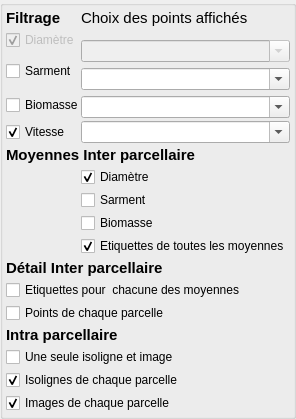
            <widget class="QGroupBox" name="groupBoxAffichages">
             <property name="toolTip">
              <string>&lt;html&gt;&lt;head/&gt;&lt;body&gt;&lt;p&gt;&lt;span style=&quot; font-size:10pt; color:#00aa00;&quot;&gt;Cochez pour choisir les couches affichées après chacune des étapes de calcul.&lt;/span&gt;&lt;/p&gt;&lt;/body&gt;&lt;/html&gt;</string>
             </property>
             <property name="title">
              <string/>
             </property>
             <layout class="QGridLayout" name="gridLayout_20">
              <property name="leftMargin">
               <number>3</number>
              </property>
              <property name="topMargin">
               <number>3</number>
              </property>
              <property name="rightMargin">
               <number>3</number>
              </property>
              <property name="bottomMargin">
               <number>3</number>
              </property>
              <property name="spacing">
               <number>3</number>
              </property>
              <item row="17" column="0" colspan="2">
               <widget class="QCheckBox" name="checkBoxInterMoyennes">
                <property name="enabled">
                 <bool>true</bool>
                </property>
                <property name="text">
                 <string>Etiquettes pour  chacune des moyennes </string>
                </property>
                <property name="checked">
                 <bool>false</bool>
                </property>
               </widget>
              </item>
              <item row="16" column="0" colspan="2">
               <widget class="QLabel" name="label_207">
                <property name="font">
                 <font>
                  <pointsize>11</pointsize>
                  <weight>75</weight>
                  <bold>true</bold>
                 </font>
                </property>
                <property name="text">
                 <string>Détail Inter parcellaire</string>
                </property>
               </widget>
              </item>
              <item row="2" column="1" rowspan="2">
               <widget class="QComboBox" name="fieldComboShapeDiametre">
                <property name="enabled">
                 <bool>false</bool>
                </property>
                <property name="toolTip">
                 <string>&lt;html&gt;&lt;head/&gt;&lt;body&gt;&lt;p&gt;&lt;span style=&quot; font-size:10pt; color:#00aa00;&quot;&gt;Pour la thématique &amp;quot;Diamètre&amp;quot;, l'affichage en fin de filtrage contiendra uniquement les points qui ont des sarments filtrés.&lt;/span&gt;&lt;/p&gt;&lt;/body&gt;&lt;/html&gt;</string>
                </property>
                <property name="accessibleDescription">
                 <string/>
                </property>
                <property name="editable">
                 <bool>true</bool>
                </property>
                <property name="currentIndex">
                 <number>-1</number>
                </property>
                <property name="minimumContentsLength">
                 <number>1</number>
                </property>
               </widget>
              </item>
              <item row="9" column="1">
               <widget class="QComboBox" name="fieldComboShapeVitesse">
                <property name="enabled">
                 <bool>true</bool>
                </property>
                <property name="toolTip">
                 <string>&lt;html&gt;&lt;head/&gt;&lt;body&gt;&lt;p&gt;&lt;span style=&quot; font-size:10pt; color:#00aa00;&quot;&gt;Vous pouvez choisir d'afficher en fin de filtrage : &lt;/span&gt;&lt;/p&gt;&lt;p&gt;&lt;span style=&quot; font-size:10pt; color:#00aa00;&quot;&gt;les points avec uniquement les sarments filtrés &lt;/span&gt;&lt;/p&gt;&lt;p&gt;&lt;span style=&quot; font-size:10pt; font-weight:600; color:#00aa00;&quot;&gt;ou&lt;/span&gt;&lt;/p&gt;&lt;p&gt;&lt;span style=&quot; font-size:10pt; color:#00aa00;&quot;&gt;les points avec les sarments filtrés et les points sans sarments mesurés. Ce choix est adapté pour visualiser toutes les arrêts (vitesses nulles).&lt;/span&gt;&lt;/p&gt;&lt;/body&gt;&lt;/html&gt;</string>
                </property>
                <property name="accessibleDescription">
                 <string/>
                </property>
                <property name="editable">
                 <bool>true</bool>
                </property>
                <property name="currentIndex">
                 <number>-1</number>
                </property>
                <property name="minimumContentsLength">
                 <number>1</number>
                </property>
               </widget>
              </item>
              <item row="1" column="0" rowspan="2" colspan="2">
               <widget class="QCheckBox" name="checkBoxDiametre">
                <property name="enabled">
                 <bool>false</bool>
                </property>
                <property name="text">
                 <string>Diamètre</string>
                </property>
                <property name="checked">
                 <bool>true</bool>
                </property>
               </widget>
              </item>
              <item row="6" column="0" rowspan="2" colspan="2">
               <widget class="QCheckBox" name="checkBoxBiomasse">
                <property name="text">
                 <string>Biomasse</string>
                </property>
               </widget>
              </item>
              <item row="20" column="0" colspan="2">
               <widget class="QCheckBox" name="checkBoxIntraUnSeul">
                <property name="text">
                 <string>Une seule isoligne et image</string>
                </property>
                <property name="checked">
                 <bool>false</bool>
                </property>
               </widget>
              </item>
              <item row="8" column="0" rowspan="2" colspan="2">
               <widget class="QCheckBox" name="checkBoxVitesse">
                <property name="text">
                 <string>Vitesse</string>
                </property>
                <property name="checked">
                 <bool>true</bool>
                </property>
               </widget>
              </item>
              <item row="21" column="0" colspan="2">
               <widget class="QCheckBox" name="checkBoxIntraIsos">
                <property name="text">
                 <string>Isolignes de chaque parcelle</string>
                </property>
                <property name="checked">
                 <bool>true</bool>
                </property>
               </widget>
              </item>
              <item row="0" column="1">
               <widget class="QLabel" name="label_202">
                <property name="sizePolicy">
                 <sizepolicy hsizetype="Fixed" vsizetype="Fixed">
                  <horstretch>0</horstretch>
                  <verstretch>0</verstretch>
                 </sizepolicy>
                </property>
                <property name="font">
                 <font>
                  <pointsize>11</pointsize>
                  <weight>50</weight>
                  <bold>false</bold>
                 </font>
                </property>
                <property name="text">
                 <string>Choix des points affichés</string>
                </property>
               </widget>
              </item>
              <item row="22" column="0" colspan="2">
               <widget class="QCheckBox" name="checkBoxIntraImages">
                <property name="text">
                 <string>Images de chaque parcelle</string>
                </property>
                <property name="checked">
                 <bool>true</bool>
                </property>
               </widget>
              </item>
              <item row="13" column="1">
               <widget class="QCheckBox" name="checkBoxInterSarment">
                <property name="text">
                 <string>Sarment</string>
                </property>
                <property name="checked">
                 <bool>false</bool>
                </property>
               </widget>
              </item>
              <item row="10" column="0" colspan="2">
               <widget class="QLabel" name="label_205">
                <property name="font">
                 <font>
                  <pointsize>11</pointsize>
                  <weight>75</weight>
                  <bold>true</bold>
                 </font>
                </property>
                <property name="text">
                 <string>Moyennes Inter parcellaire</string>
                </property>
               </widget>
              </item>
              <item row="7" column="1">
               <widget class="QComboBox" name="fieldComboShapeBiomasse">
                <property name="enabled">
                 <bool>true</bool>
                </property>
                <property name="toolTip">
                 <string>&lt;html&gt;&lt;head/&gt;&lt;body&gt;&lt;p&gt;&lt;span style=&quot; font-size:10pt; color:#00aa00;&quot;&gt;Vous pouvez choisir d'afficher en fin de filtrage : &lt;/span&gt;&lt;/p&gt;&lt;p&gt;&lt;span style=&quot; font-size:10pt; color:#00aa00;&quot;&gt;les points avec uniquement les sarments filtrés &lt;/span&gt;&lt;/p&gt;&lt;p&gt;&lt;span style=&quot; font-size:10pt; font-weight:600; color:#00aa00;&quot;&gt;ou&lt;/span&gt;&lt;/p&gt;&lt;p&gt;&lt;span style=&quot; font-size:10pt; color:#00aa00;&quot;&gt;les points avec les sarments filtrés et les points sans sarments mesurés.&lt;/span&gt;&lt;/p&gt;&lt;/body&gt;&lt;/html&gt;</string>
                </property>
                <property name="accessibleDescription">
                 <string/>
                </property>
                <property name="editable">
                 <bool>true</bool>
                </property>
                <property name="currentIndex">
                 <number>-1</number>
                </property>
                <property name="minimumContentsLength">
                 <number>1</number>
                </property>
               </widget>
              </item>
              <item row="19" column="0" colspan="2">
               <widget class="QLabel" name="label_210">
                <property name="font">
                 <font>
                  <pointsize>11</pointsize>
                  <weight>75</weight>
                  <bold>true</bold>
                 </font>
                </property>
                <property name="text">
                 <string>Intra parcellaire</string>
                </property>
               </widget>
              </item>
              <item row="3" column="0" rowspan="3">
               <widget class="QCheckBox" name="checkBoxSarment">
                <property name="text">
                 <string>Sarment</string>
                </property>
                <property name="checked">
                 <bool>false</bool>
                </property>
               </widget>
              </item>
              <item row="0" column="0">
               <widget class="QLabel" name="label_200">
                <property name="sizePolicy">
                 <sizepolicy hsizetype="Fixed" vsizetype="Fixed">
                  <horstretch>0</horstretch>
                  <verstretch>0</verstretch>
                 </sizepolicy>
                </property>
                <property name="font">
                 <font>
                  <pointsize>11</pointsize>
                  <weight>75</weight>
                  <bold>true</bold>
                 </font>
                </property>
                <property name="text">
                 <string>Filtrage</string>
                </property>
               </widget>
              </item>
              <item row="5" column="1">
               <widget class="QComboBox" name="fieldComboShapeSarment">
                <property name="enabled">
                 <bool>true</bool>
                </property>
                <property name="toolTip">
                 <string>&lt;html&gt;&lt;head/&gt;&lt;body&gt;&lt;p&gt;&lt;span style=&quot; font-size:10pt; color:#00aa00;&quot;&gt;Vous pouvez choisir d'afficher en fin de filtrage : &lt;/span&gt;&lt;/p&gt;&lt;p&gt;&lt;span style=&quot; font-size:10pt; color:#00aa00;&quot;&gt;les points avec uniquement les sarments filtrés &lt;/span&gt;&lt;/p&gt;&lt;p&gt;&lt;span style=&quot; font-size:10pt; font-weight:600; color:#00aa00;&quot;&gt;ou&lt;/span&gt;&lt;/p&gt;&lt;p&gt;&lt;span style=&quot; font-size:10pt; color:#00aa00;&quot;&gt;les points avec les sarments filtrés et les points sans sarments mesurés.&lt;/span&gt;&lt;/p&gt;&lt;/body&gt;&lt;/html&gt;</string>
                </property>
                <property name="accessibleDescription">
                 <string/>
                </property>
                <property name="editable">
                 <bool>true</bool>
                </property>
                <property name="currentIndex">
                 <number>-1</number>
                </property>
                <property name="minimumContentsLength">
                 <number>1</number>
                </property>
               </widget>
              </item>
              <item row="18" column="0" colspan="2">
               <widget class="QCheckBox" name="checkBoxInterPoints">
                <property name="enabled">
                 <bool>true</bool>
                </property>
                <property name="text">
                 <string>Points de chaque parcelle</string>
                </property>
                <property name="checked">
                 <bool>false</bool>
                </property>
               </widget>
              </item>
              <item row="12" column="1">
               <widget class="QCheckBox" name="checkBoxInterDiametre">
                <property name="enabled">
                 <bool>true</bool>
                </property>
                <property name="text">
                 <string>Diamètre</string>
                </property>
                <property name="checked">
                 <bool>true</bool>
                </property>
               </widget>
              </item>
              <item row="14" column="1">
               <widget class="QCheckBox" name="checkBoxInterBiomasse">
                <property name="text">
                 <string>Biomasse</string>
                </property>
                <property name="checked">
                 <bool>false</bool>
                </property>
               </widget>
              </item>
              <item row="15" column="1">
               <widget class="QCheckBox" name="checkBoxInterLibelle">
                <property name="text">
                 <string>Etiquettes de toutes les moyennes</string>
                </property>
                <property name="checked">
                 <bool>true</bool>
                </property>
               </widget>
              </item>
             </layout>
            </widget>
